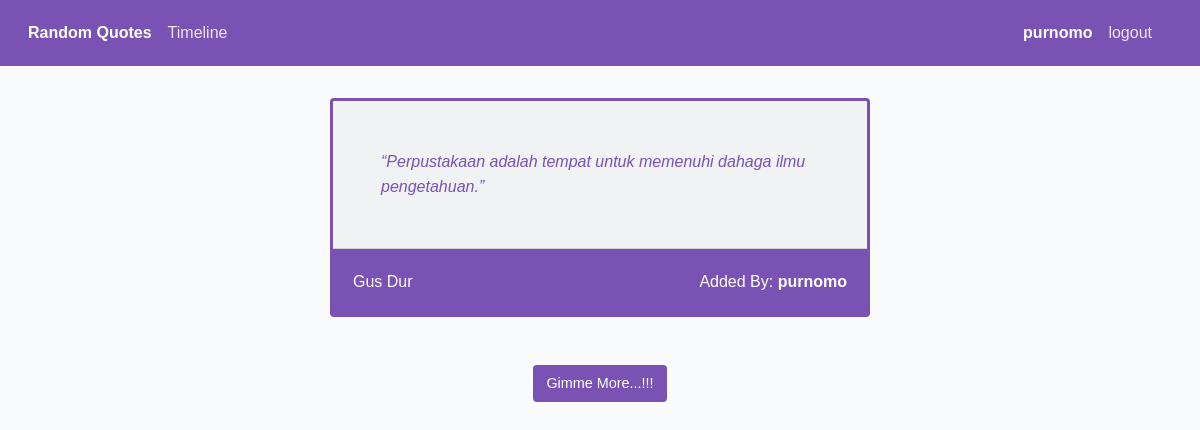
The app's page / (signed in) with its own data.
### quotes/models.py (models this page shows, shortened)
class User(db.Model, UserMixin):
    id = db.Column(db.Integer, primary_key=True)
    username = db.Column(db.String(20), unique=True, nullable=False)
    email = db.Column(db.String(120), unique=True, nullable=False)
    password = db.Column(db.String(60), nullable=False)
    posts = db.relationship('Post', backref='author', lazy=True)

class Post(db.Model):
    id = db.Column(db.Integer, primary_key=True)
    quotes = db.Column(db.String(255), nullable=False)
    writer = db.Column(db.String(20), nullable=False)
    date_posted = db.Column(db.DateTime, nullable=False,
            default=datetime.utcnow)
    user_id = db.Column(db.Integer, db.ForeignKey('user.id'), nullable=False)

### quotes/routes.py (the view)
@app.route('/')
def home():
    data = {'title': 'Random Quotes'}
    randomPost = Post.query.all()
    if randomPost == []:
        data['quote'] = 'default'
        data['author'] = 'prevent'
        data['user'] = 'error'
        data['link'] = '#'
        return render_template('home.html', data=data)
    randomPost = random.choice(randomPost)
    data['quote'] = randomPost.quotes
    data['author'] = randomPost.writer
    data['user'] = randomPost.author.username
    data['link'] = 'foobar'
    return render_template('home.html', data=data)

### quotes/models.py (called while the page is built)
@login_manager.user_loader
def load_user(user_id):
    return User.query.get(int(user_id))

### quotes/templates/home.html (shortened to what this page needs)
{% extends "layout.html" %}
{% block content %}
<div class="container mt-2">
  <div class="row justify-content-center">
    <div class="col-md-6">
      <div class="card foobar">
        <div class="card-header bar p-5 font-italic">“<span id="quote">{{ data['quote'] }}</span>”</div>
        <div class="card-body foo text-white">
          <p id="author" class="text-left d-inline">{{ data['author'] }}</p>
          <span class="float-right">Added By: <a id="user" class="text-white font-weight-bold" href="{{ url_for('post_user', username=data['user']) }}">{{ data['user'] }}</a></span>
        </div>
      </div>
      <div class="text-center">
        <button type="button" class="btn mt-5 foo text-white" onclick="foo(this)">Gimme More...!!!</button>
      </div>
    </div>
  </div>
</div>
{% endblock %}

### quotes/templates/layout.html (shortened to what this page needs)
<!doctype html>
<html lang="en">
  <head>
    <link href="{{ url_for('static', filename='css/app.css') }}" rel="stylesheet">
    <link href="{{ url_for('static', filename='css/bar.css') }}" rel="stylesheet">
  </head>
  <body>
    <div id="app">
      <nav class="navbar navbar-expand navbar-dark flex-column flex-md-row bd-navbar foo">
        <div class="container m-1">
          <div class="navbar-nav-scroll">
            <ul class="navbar-nav bd-navbar-nav flex-row">
              <li class="nav-item">
                <a class="nav-link {% if request.path == '/' %}active{% endif %}" href="{{ url_for('home') }}">Random Quotes</a>
              </li>
              <li class="nav-item">
                <a class="nav-link {% if request.path == '/timeline' %}active{% endif %}" href="{{ url_for('timeline') }}">Timeline</a>
              </li>
            </ul>
          </div>
          <div class="collapse navbar-collapse" id="navbarSupportedContent">
            <ul class="navbar-nav ml-auto">
              {% if current_user.is_authenticated %}
              <li class="nav-item">
                <a class="nav-link active" href="{{ url_for('post_user', username=current_user.username) }}">{{ current_user.username }}</a>
              </li>
              <li class="nav-item">
                <a class="nav-link" href="{{ url_for('logout') }}">logout</a>
              </li>
              {% endif %}
            </ul>
          </div>
        </div>
      </nav>
      <main class="py-4">
        {% block content %}{% endblock%}
      </main>
    </div>
  </body>
</html>

### quotes/static/css/bar.css (style rules this page uses)
.foo { background-color: #7952b3; }
.bar { color: #7952b3; }
.foobar { border: 3px solid #7952B2; }

### records on screen
User: username "purnomo", user "purnomo"
Post: quote "Perpustakaan adalah tempat untuk memenuhi dahaga ilmu pengetahuan.", author "Gus Dur"
